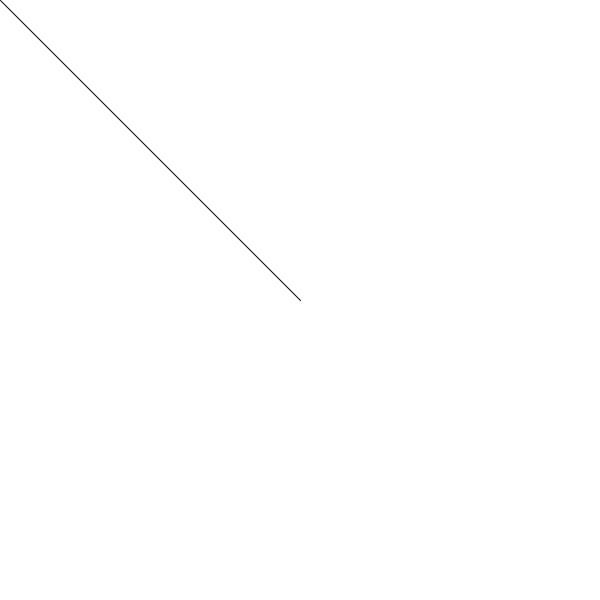
Frame 1 (no input)
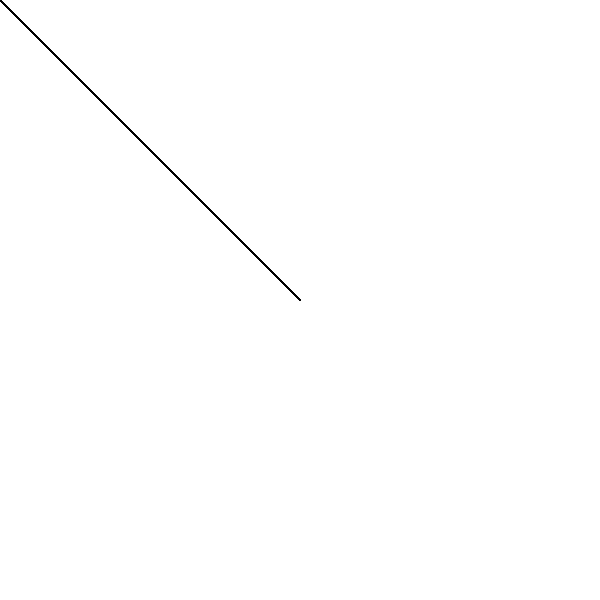
Frame 60 (the mouse pressed at the canvas centre just before this capture)
Frame 120 (the mouse held since frame 60 and released just before this capture): identical to frame 60, image omitted

The Processing sketch that drew these frames (run headless with seeded random() and noise(); from frame 60 on, the mouse is pressed at the canvas centre):

// Processing sketch: processing_65717
// ── processing_65717.pde


void setup() {
  size(600,600); // Taille de la fenetre (width,height)
  background(255,255,255); // R,V,B. Valeur entre 0 (Min) et 255 (Max)
  smooth(); // Anti-aliasing
}

void draw() {
  line (width/2,height/2,mouseX,mouseY) ; // line (x1,y1,x2,y2)
}
